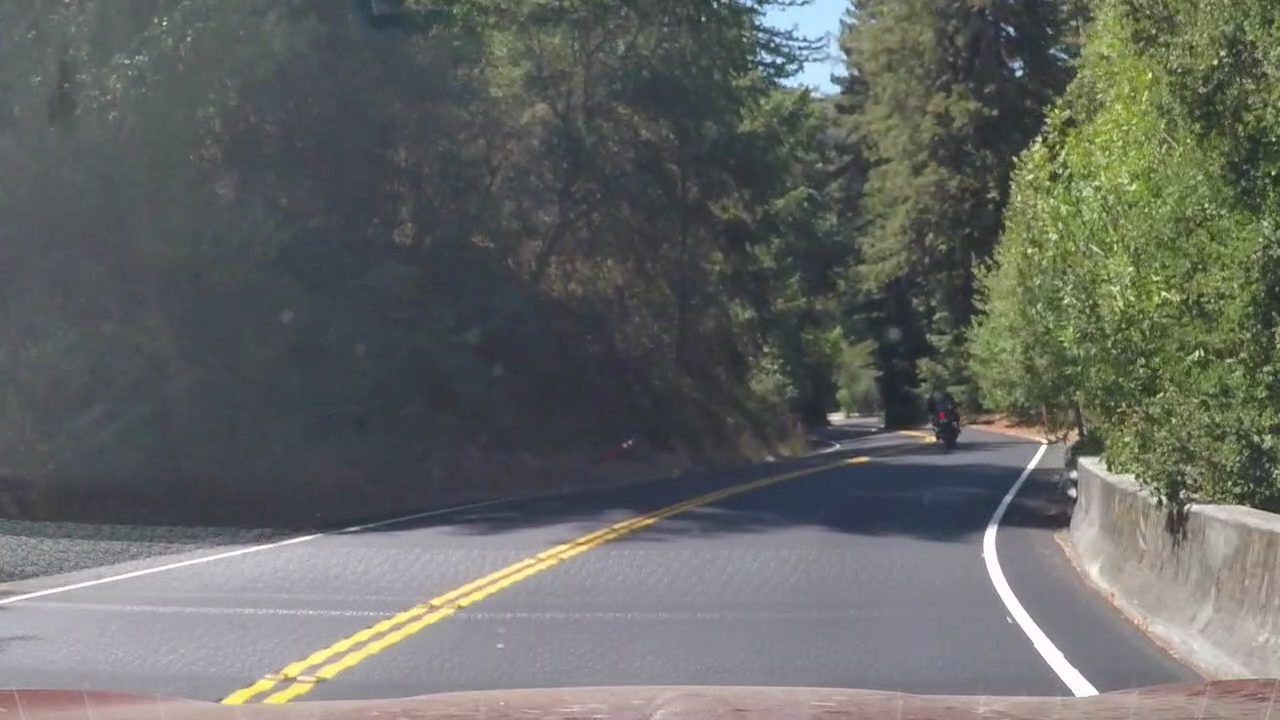
#> input picture test_images/snapshot.png, 1280 x 720 px; its folder holds only this picture in this run
$ python -i video_gen.py   (imports and definitions only)   (older library calls are emulated)
#> lines starting #> are read from the running program, lines starting #| are printed output that depends on the picture; after the words box and inside, x2 and y2 are one past the last pixel; in counts of white or black regions, pixels touching at a corner belong together
### pipeline.py
import numpy as np
import cv2
import pickle
from image_processing import *

# Hardcode polygon coordinates in world space (src) and warped space (dst)
src = np.float32([[220,720],[1110,720],[735,480],[554,480]])
dst = np.float32([[320,720],[960,720],[960,0],[320,0]])
# Try to guestimate pixel space to world space dimensions
ym_per_pix = 25/720 # meters per pixel in y dimension (warped)
xm_per_pix = 3.7/640 # meters per pixel in x dimension (warped)
# Calculate perspective transform matrices
M = cv2.getPerspectiveTransform(src, dst)
Minv = cv2.getPerspectiveTransform(dst, src)

with open('./camera_cal.p', 'rb') as pfile:
#> (reads camera_cal.p from the repository)
    camera_cal = pickle.load(pfile)
    mtx = camera_cal['mtx']
    dist = camera_cal['dist']

# [9 lines left out: functions imread, imwrite, not called in this run]

def undistort(img):
    return cv2.undistort(img, mtx, dist, None, mtx)

def warp(img):
    image_size = img.shape[0:2][::-1]
    warped = cv2.warpPerspective(img, M, image_size, flags=cv2.INTER_LINEAR)
    return warped

def unwarp(img):
    image_size = img.shape[0:2][::-1]
    unwarped = cv2.warpPerspective(img, Minv, image_size, flags=cv2.INTER_LINEAR)
    return unwarped

# [6 lines left out: function draw_perspective, not called in this run]

def edge_thresh(img):
    # 1) Preprocess image for edge detection (convert to grayscale and blur it)
    gray = preprocess_for_sobel(img)
    # 2) Perform sobel and directional thresholding
    gradx = abs_sobel_thresh(gray, orient='x', sobel_kernel=15, thresh=(20, 255))
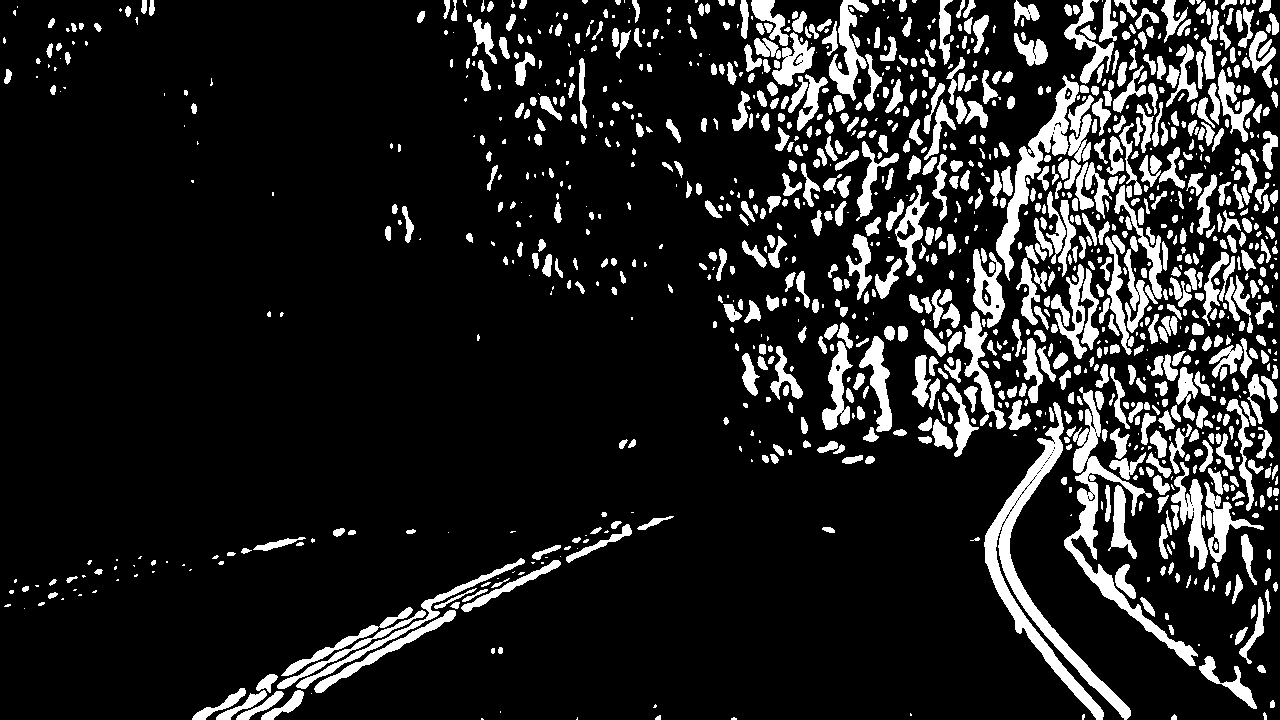
#> gradx: shape (720, 1280); 13.9% white; 1253 white regions (410 under 20 px), largest, box (x1, y1, x2, y2) and area: (984, 402, 1131, 720) 7081, (1064, 387, 1198, 666) 4768, (996, 75, 1079, 281) 3232
    grady = abs_sobel_thresh(gray, orient='y', sobel_kernel=15, thresh=(20, 255))
#> grady: shape (720, 1280); 18.6% white; 1166 white regions (376 under 20 px), largest, box (x1, y1, x2, y2) and area: (0, 467, 813, 719) 30168, (601, 396, 1098, 553) 13250, (286, 550, 1222, 719) 11238
    dir_binary = dir_threshold(gray, sobel_kernel=15, thresh=(0.35, 1.25))
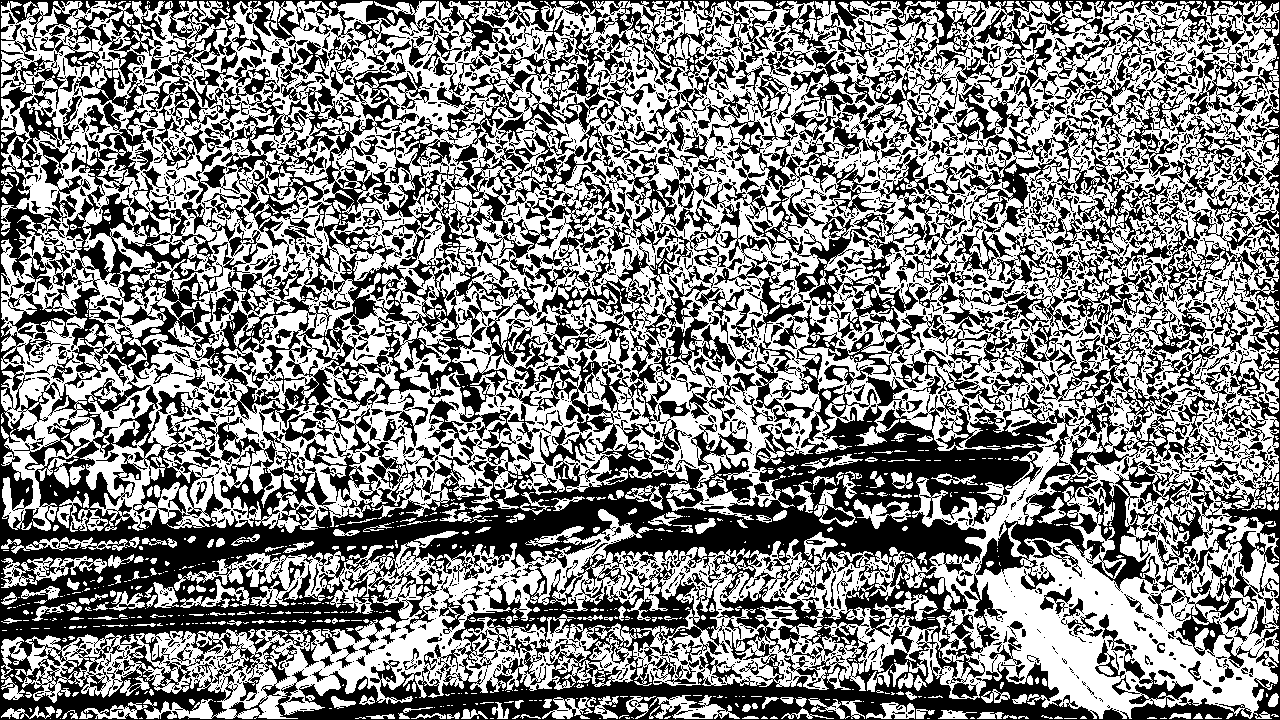
#> dir_binary: shape (720, 1280); 52.5% white; 1808 black regions (1372 under 20 px), largest, box (x1, y1, x2, y2) and area: (0, 0, 1280, 720) 385241, (975, 458, 1192, 591) 9487, (689, 349, 818, 430) 2179
    # 3) Close morphologically gradx and grady
    kernel = np.ones((5,5), np.uint8)
    gradx = cv2.morphologyEx(gradx, cv2.MORPH_CLOSE, kernel)
#> gradx: shape (720, 1280); 17.7% white; 353 white regions (165 under 20 px), largest, box (x1, y1, x2, y2) and area: (909, 0, 1280, 720) 98314, (732, 0, 909, 236) 15195, (192, 545, 571, 720) 10119
    grady = cv2.morphologyEx(grady, cv2.MORPH_CLOSE, kernel)
#> grady: shape (720, 1280); 22.9% white; 333 white regions (158 under 20 px), largest, box (x1, y1, x2, y2) and area: (0, 0, 1280, 720) 157680, (726, 0, 1013, 220) 21304, (834, 195, 953, 321) 4327
    # 4) Combine gradx and grady, where grady is filtered by direction
    combined = (dir_binary & grady) | gradx
#> combined: shape (720, 1280); 21% white; 967 white regions (713 under 20 px), largest, box (x1, y1, x2, y2) and area: (906, 0, 1280, 720) 111631, (723, 0, 912, 238) 18198, (192, 509, 683, 720) 12638
    return combined

def color_thresh(img):
    # 1) Select yellow pixels
    hls_yellow = hls_select(img, low_thresh=(0, 100, 100), high_thresh=(35, 255, 255))
    # 2) Select white pixels
    hls_white = hls_select(img, low_thresh=(130, 100, 100), high_thresh=(180, 255, 255))
    # 3) Merge yellow and white pixels
    hls = hls_yellow | hls_white
    # 4) Close gaps by applying a morpohological operator
    kernel = np.ones((5,5), np.uint8)
    hls = cv2.morphologyEx(hls, cv2.MORPH_CLOSE, kernel)
    return hls

def curve_rad(leftx, lefty, rightx, righty, y_eval):
    fit_cr_l = np.polyfit(lefty*ym_per_pix, leftx*xm_per_pix, 2)
    fit_cr_r = np.polyfit(righty*ym_per_pix, rightx*xm_per_pix, 2)
    fit_cr = (fit_cr_l + fit_cr_r) / 2
    A = fit_cr[0]
    B = fit_cr[1]
    radius = ((1 + (2*A*y_eval*ym_per_pix + B)**2)**1.5) / np.absolute(2*A)
    return int(radius)

def center_diff(left_fit, right_fit, bottom, midpoint):
    l = left_fit[0]*bottom*bottom + left_fit[1]*bottom + left_fit[2]
    r = right_fit[0]*bottom*bottom + right_fit[1]*bottom + right_fit[2]
    lane_center = (l + r) // 2
    return (midpoint - lane_center)*xm_per_pix

### image_processing.py
import numpy as np
import cv2

def preprocess_for_sobel(img):
    gray = cv2.cvtColor(img, cv2.COLOR_RGB2GRAY)
    gray = cv2.bilateralFilter(gray, 9, 75, 75)
    return gray

def abs_sobel_thresh(gray, orient='x', sobel_kernel=3, thresh=(0, 255)):
    assert len(gray.shape) == 2, "Make sure that the image is grayscale"
    # Apply the following steps to img
    # 1) Take the derivative in x or y given orient = 'x' or 'y'
    dx = 1 if orient=='x' else 0
    dy = 1 if orient=='y' else 0
    sobel = cv2.Sobel(gray, cv2.CV_64F, dx, dy, ksize = sobel_kernel)
    # 2) Take the absolute value of the derivative or gradient
    sobel = np.absolute(sobel)
    # 3) Scale to 8-bit (0 - 255) then convert to type = np.uint8
    sobel = np.uint8(255 * sobel / np.max(sobel))
    # 4) Create a mask of 1's where the scaled gradient magnitude
    binary_output = np.zeros_like(sobel)
    binary_output[(sobel >= thresh[0]) & (sobel <= thresh[1])] = 255
            # is > thresh_min and < thresh_max
    # 5) Return this mask as your binary_output image
    return binary_output

# [14 lines left out: function mag_thresh, not called in this run]

def dir_threshold(gray, sobel_kernel=3, thresh=(0, np.pi/2)):
    assert len(gray.shape) == 2, "Make sure that the image is grayscale"
    # 1) Take the gradient in x and y separately
    sobelx = cv2.Sobel(gray, cv2.CV_64F, 1, 0, ksize = sobel_kernel)
    sobely = cv2.Sobel(gray, cv2.CV_64F, 0, 1, ksize = sobel_kernel)
    # 2) Take the absolute value of the x and y gradients
    abs_sobelx = np.abs(sobelx)
    abs_sobely = np.abs(sobely)
    # 3) Use np.arctan2(abs_sobely, abs_sobelx) to calculate the direction of the gradient
    arctan = np.arctan2(abs_sobely, abs_sobelx)
    # 4) Create a binary mask where direction thresholds are met
    binary_output = np.zeros_like(arctan).astype(np.uint8)
    binary_output[(arctan >= thresh[0]) & (arctan <= thresh[1])] = 255
    # 5) Return this mask as your binary_output image
    return binary_output

def hls_select(img, low_thresh=(0, 0, 0), high_thresh=(255,255,255)):
    # 1) Convert to HLS color space
#> called with low_thresh = (0, 100, 100), high_thresh = (35, 255, 255)
    hls = cv2.cvtColor(img, cv2.COLOR_RGB2HLS)
#> hls: shape (720, 1280, 3); mean of channels 0, 1, 2 87.3, 101, 27.7
    # 2) Split channels
    H = hls[:,:,0]
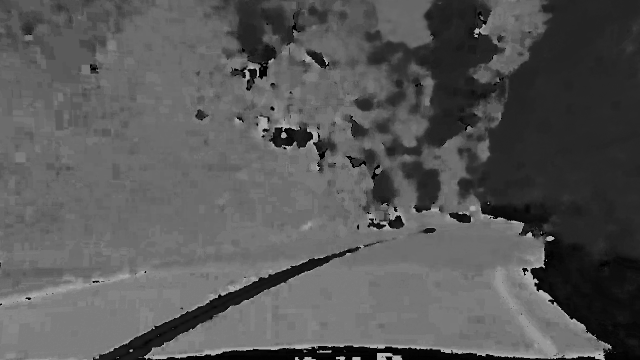
#> H: shape (720, 1280) (shown at 1/2 size); min 0, max 179, mean 87.3
    L = hls[:,:,1]
    S = hls[:,:,2]
    # 3) Apply a threshold to each channel
    h_idx = (H > low_thresh[0]) & (H <= high_thresh[0])
#> h_idx: shape (720, 1280) bool; 12.3% white; 434 white regions (370 under 20 px), largest, box (x1, y1, x2, y2) and area: (1061, 393, 1280, 720) 37554, (837, 0, 995, 291) 19111, (186, 494, 722, 720) 14313
    l_idx = (L > low_thresh[1]) & (L <= high_thresh[1])
#> l_idx: shape (720, 1280) bool; 37.1% white; 833 white regions (593 under 20 px), largest, box (x1, y1, x2, y2) and area: (0, 413, 1280, 720) 251091, (970, 0, 1253, 409) 39679, (751, 0, 945, 256) 16409
    s_idx = (S > low_thresh[2]) & (S <= high_thresh[2])
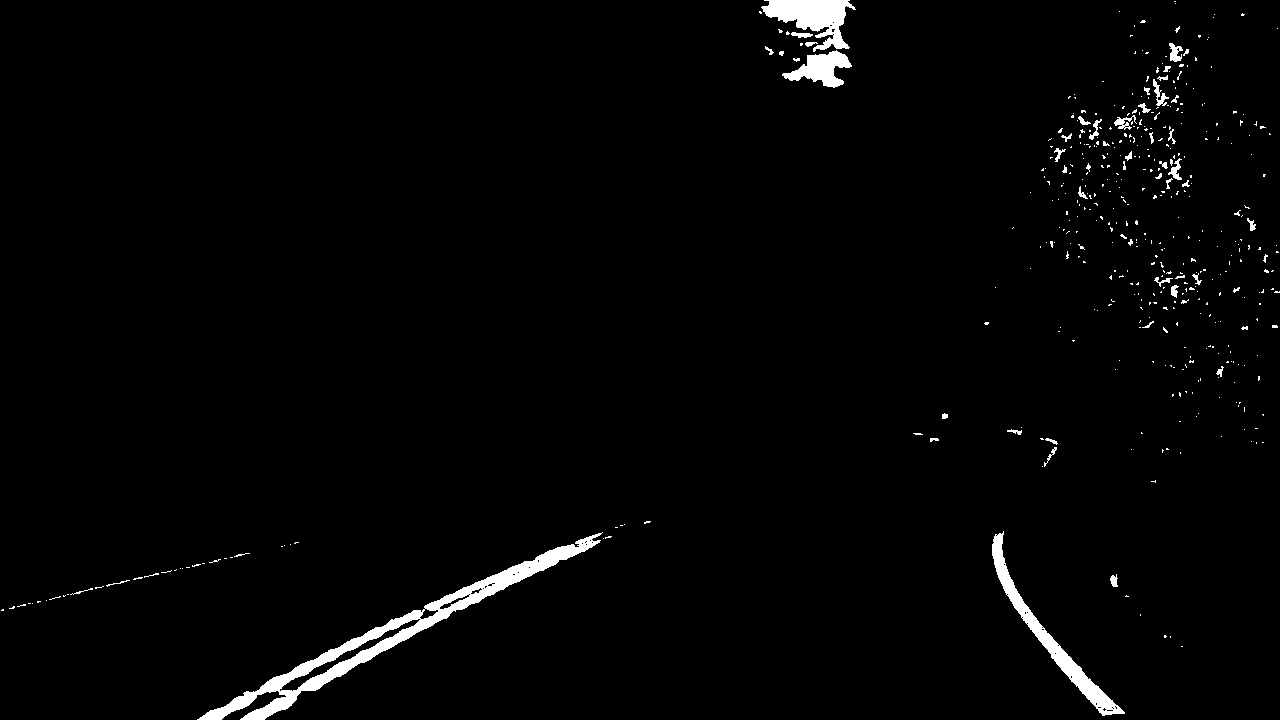
#> s_idx: shape (720, 1280) bool; 2% white; 457 white regions (402 under 20 px), largest, box (x1, y1, x2, y2) and area: (197, 532, 603, 720) 7348, (992, 531, 1125, 716) 2818, (761, 0, 856, 52) 2436
    # 4) Return a binary mask of the threshold result
    binary_output = np.zeros_like(H)
    binary_output[h_idx & l_idx & s_idx] = 255
    return binary_output

### lane.py
import cv2
import numpy as np
from pipeline import *

def draw_curve(img, fit, color=(255,255,0), thickness=2):
    ploty = np.linspace(0, img.shape[0]-1, img.shape[0])
    fitx = fit[0]*ploty**2 + fit[1]*ploty + fit[2]
    line = np.vstack((fitx, ploty)).astype(np.int32).T.reshape((-1,1,2))
    cv2.polylines(img, [line], False, color, thickness=thickness)

def paint_lane(img, left_fit, right_fit, color=(0,255,0)):
    ploty = np.linspace(0, img.shape[0]-1, img.shape[0])
    left_fitx = left_fit[0]*ploty**2 + left_fit[1]*ploty + left_fit[2]
    left_line = np.vstack((left_fitx, ploty)).astype(np.int32).T.reshape((-1,1,2))
    right_fitx = right_fit[0]*ploty**2 + right_fit[1]*ploty + right_fit[2]
    right_line = np.vstack((right_fitx, ploty)).astype(np.int32).T.reshape((-1,1,2))
    right_line = np.flipud(right_line)
    pts = np.vstack((left_line, right_line))
    cv2.fillPoly(img, [pts], color)

def draw_text(img, text, pos=(50, 50), color=(255,255,255)):
    cv2.putText(img, text, pos, cv2.FONT_HERSHEY_SIMPLEX, 1, color, 2)

def draw_header(img, height=130):
    header = img.copy()
    cv2.rectangle(header,(0,0),(header.shape[1],height),color=(0,0,0),thickness=cv2.FILLED)
    cv2.addWeighted(img, 0.5, header, 0.5, 0, img)

def find_window_centroids(warped, win_width=80, win_height=80, margin=100, minpix=500):
    # Get endpoint and midpoint for convenience
    endpoint = warped.shape[1]
    midpoint = warped.shape[1] // 2
    # Define initial centroids
    l_center = midpoint // 2
    r_center = midpoint + midpoint // 2
    # Define a convolution filter
    window = np.ones(win_width)
    window_centroids = []
    # Step through the windows one by one
    for level in range(warped.shape[0] // win_height):
        # Identify window boundaries in y
        win_top = warped.shape[0] - (level + 1) * win_height
        win_bottom = warped.shape[0] - level * win_height
        # Get the histogram
        histogram = np.sum(warped[win_top:win_bottom,:], axis=0)
        # Apply convolution over the histogram
        conv_signal = np.convolve(window, histogram, mode="same")
        # Find the left centroid (fallback to a previous value on failure)
        l_peak = np.argmax(conv_signal[:midpoint])
        if conv_signal[l_peak] > minpix and abs(l_center-l_peak) < 2*margin:
            l_center = l_peak - margin
            subwindow = histogram[l_center:l_center + 2 * margin]
            l_center = l_center + (np.argmax(subwindow) if subwindow.size > 0 else margin)
        # Find the right centroid (fallback to a previous value on failure)
        r_peak = np.argmax(conv_signal[midpoint:])
        if conv_signal[midpoint + r_peak] > minpix and abs(r_center-r_peak) < 2*margin:
            r_center = r_peak + midpoint - margin
            subwindow = histogram[r_center:r_center + 2 * margin]
            r_center = r_center + (np.argmax(subwindow) if subwindow.size > 0 else margin)

        # Update the midpoint
        midpoint = (l_center + r_center) // 2
        # Add what we found for that layer
        window_centroids.append((l_center,r_center))

    return window_centroids

def extract_lane_pixels(warped, centroids, margin=100):
    # Identify the x and y positions of all nonzero pixels in the image
    nonzero = warped.nonzero()
    nzy = nonzero[0]
    nzx = nonzero[1]
    # Lambda for index extraction
    good = lambda t,b,l,r: ((nzy >= t) & (nzy < b) & (nzx >= l) & (nzx < r))
    # Deduce win height
    win_height = warped.shape[0] // len(centroids)
    # Create empty lists to receive left and right lane pixel indices
    llane_inds = good(0,0,0,0)
    rlane_inds = good(0,0,0,0)
    # Go through all levels
    for level in range(len(centroids)):
        # Identify window boundaries in y
        win_top = warped.shape[0] - (level + 1) * win_height
        win_bottom = warped.shape[0] - level * win_height
        # Get centroids for the current level
        l_center, r_center = centroids[level]

        lx_low = l_center - margin
        lx_high = l_center + margin
        # Identify the nonzero pixels in x and y within the window
        llane_inds = llane_inds | good(win_top, win_bottom, lx_low, lx_high)

        rx_low = r_center - margin
        rx_high = r_center + margin
        # Identify the nonzero pixels in x and y within the window
        rlane_inds = rlane_inds | good(win_top, win_bottom, rx_low, rx_high)

    # Extract left and right line pixel positions
    leftx = nzx[llane_inds]
    lefty = nzy[llane_inds]
    rightx = nzx[rlane_inds]
    righty = nzy[rlane_inds]
    # Return results
    return leftx, lefty, rightx, righty

def draw_window_centroids(warped, centroids, leftx, lefty, rightx, righty, margin=100):
    out_img = np.dstack((warped, warped, warped))*255
    # Fit a second order polynomial to each line
    left_fit = np.polyfit(lefty, leftx, 2)
    right_fit = np.polyfit(righty, rightx, 2)
    # Deduce win height
    win_height = warped.shape[0] // len(centroids)
    for level in range(len(centroids)):
        # Identify window boundaries in y
        win_top = warped.shape[0] - (level + 1) * win_height
        win_bottom = warped.shape[0] - level * win_height
        # Get centroids for the current level
        l_center, r_center = centroids[level]
        # Draw the windows on the visualization image
        # - left
        rx_low = r_center - margin
        rx_high = r_center + margin
        cv2.rectangle(out_img, (rx_low,win_top), (rx_high,win_bottom), (0,255,0), 2)
        # - right
        lx_low = l_center - margin
        lx_high = l_center + margin
        # Draw the windows on the visualization image
        cv2.rectangle(out_img, (lx_low,win_top), (lx_high,win_bottom), (0,255,0), 2)

    # Paint pixels red and blue (left and right)
    out_img[lefty, leftx] = [255, 0, 0]
    out_img[righty, rightx] = [0, 0, 255]
    # Calculate fitted curve and prepare it for drawing
    draw_curve(out_img, left_fit)
    draw_curve(out_img, right_fit)
    return out_img

def fast_lane_extract(warped, left_fit, right_fit, margin=100):
    nonzero = warped.nonzero()
    nzy = nonzero[0]
    nzx = nonzero[1]
    l_A, l_B, l_C = left_fit
    r_A, r_B, r_C = right_fit
    llane_inds = ((nzx > (l_A*(nzy**2) + l_B*nzy + l_C - margin)) & (nzx < (l_A*(nzy**2) + l_B*nzy + l_C + margin)))
    rlane_inds = ((nzx > (r_A*(nzy**2) + r_B*nzy + r_C - margin)) & (nzx < (r_A*(nzy**2) + r_B*nzy + r_C + margin)))

    # Again, extract left and right line pixel positions
    leftx = nzx[llane_inds]
    lefty = nzy[llane_inds]
    rightx = nzx[rlane_inds]
    righty = nzy[rlane_inds]
    return leftx, lefty, rightx, righty

def draw_fitted_curve(warped, leftx, lefty, rightx, righty, margin=100):
    # Create an image to draw on and an image to show the selection window
    out_img = np.dstack((warped, warped, warped))*255
    # Fit a second order polynomial to each
    left_fit = np.polyfit(lefty, leftx, 2)
    right_fit = np.polyfit(righty, rightx, 2)
    # Prepare curves for drawing
    # Window image
    window_img = np.zeros_like(out_img)
    # Color in left and right line pixels
    out_img[lefty, leftx] = [255, 0, 0]
    out_img[righty, rightx] = [0, 0, 255]

    translation = np.array([0,0,margin])
    paint_lane(window_img, left_fit - translation, left_fit + translation)
    paint_lane(window_img, right_fit - translation, right_fit + translation)

    # Draw the lane onto the warped blank image
    result = cv2.addWeighted(out_img, 1, window_img, 0.3, 0)
    draw_curve(result, left_fit)
    draw_curve(result, right_fit)
    return result

def draw_lane(undist, left_fit, right_fit, half_line = 20):
    lane_img = np.zeros_like(undist)
    translation = np.array([0,0,half_line])
    paint_lane(lane_img, left_fit, right_fit, color=(0,0xFF,0))
    paint_lane(lane_img, left_fit-translation, left_fit+translation, color=(0xFF,0,0))
    paint_lane(lane_img, right_fit-translation, right_fit+translation, color=(0xFF,0,0))
    draw_curve(lane_img, (left_fit + right_fit) / 2, color = (0xFF,0,0), thickness=5)
    lane_img = unwarp(lane_img)
    out_img = cv2.addWeighted(undist, 1.0, lane_img, 0.6, 0.0)
    return out_img

### video_gen.py
import cv2
import numpy as np
from image_processing import *
from pipeline import *
from lane import *
from moviepy.editor import VideoFileClip

last_left_fit = []
last_right_fit = []
debug = False
# Go through all images and generate a few other images
def process_image(img):
    global last_left_fit, last_right_fit, debug
    # 1) Undistort the image
    undist = undistort(img)
    # 2) Edge threshold
    edges = edge_thresh(undist)
    # 3) Color threshold
    hls = color_thresh(undist)
#> (the rest of the program and of its run is left out)
